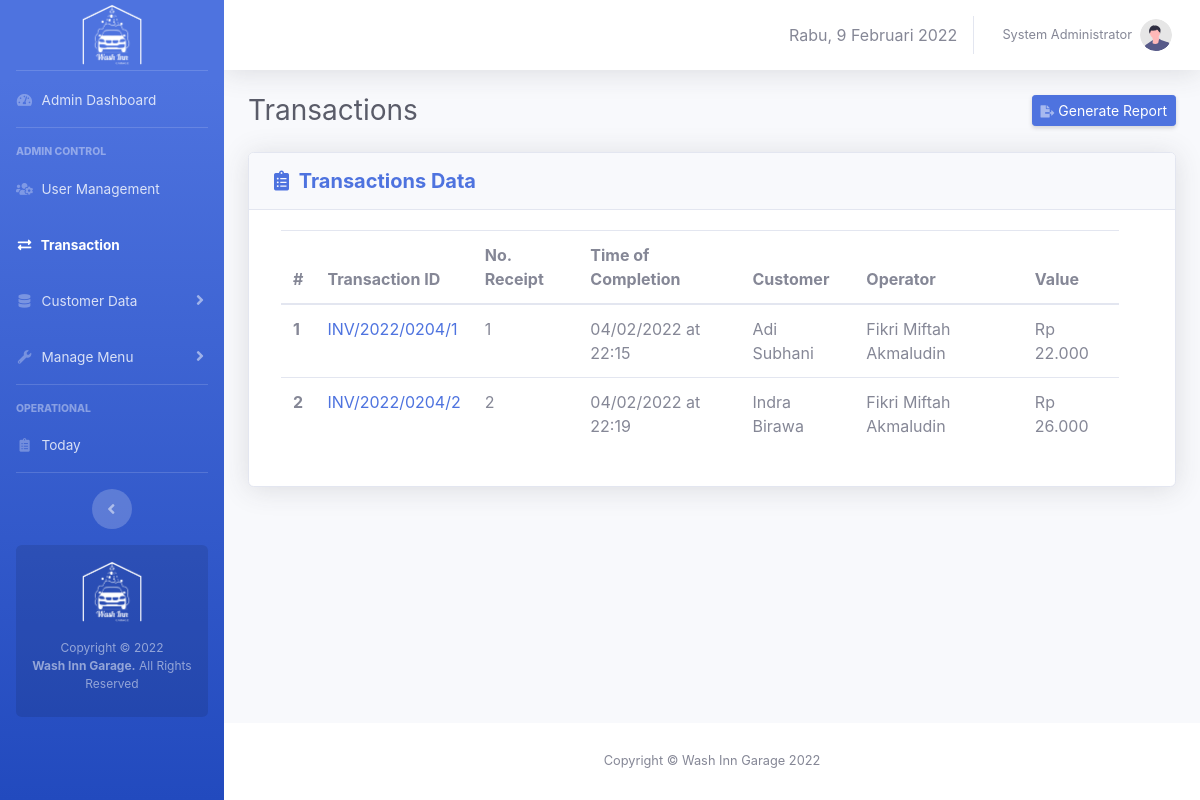
The page /admin/transactions.php (signed in) on the database as committed earlier.
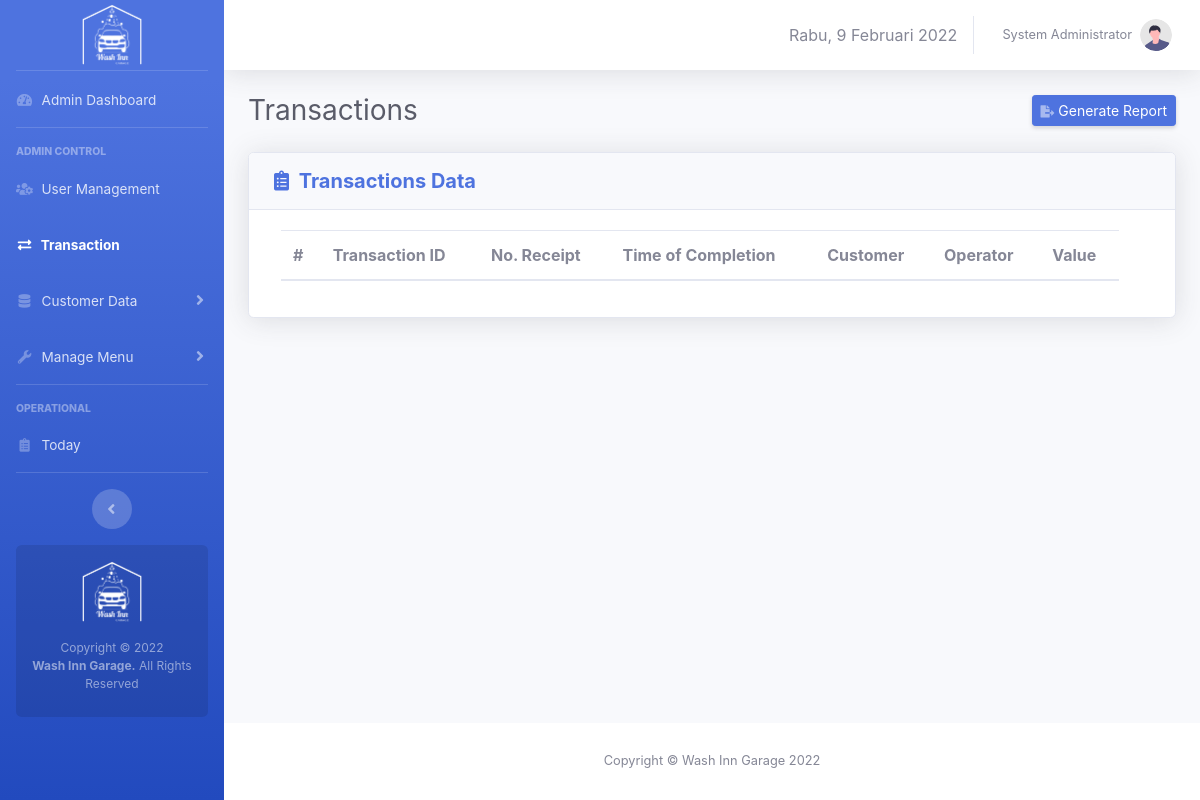
The same page on the database as committed later.
### tables this page shows
CREATE TABLE `transactions` (
  `id` int(20) NOT NULL,
  `invoice_number` varchar(50) NOT NULL,
  `receipt_number` varchar(15) DEFAULT NULL,
  `completedate` date DEFAULT NULL,
  `completetime` time DEFAULT NULL,
  `operator_name` varchar(100) DEFAULT NULL,
  `customer_name` varchar(100) NOT NULL,
  `trx_status` varchar(20) NOT NULL
);

### core/init.php (called while the page is built, shortened)
<?php
if (!empty($_SERVER['HTTPS']) && ('on' == $_SERVER['HTTPS'])) {
  $home = 'https://';
} else {
  $home = 'http://';
}
$home   .= $_SERVER['HTTP_HOST'] . '/washinngarage';
$assets  = $home . '/assets';

### admin/transactions.php (the view, shortened to what the changed rows need)
<?php
$query_getTrx = "SELECT * FROM transactions WHERE trx_status = 'completed'";
$execute_getTrx = mysqli_query($link, $query_getTrx);
include 'download-builder/daily-trx-download.php';
?>
<!DOCTYPE html>
<html>
<head>
    <link rel="stylesheet" type="text/css" href="<?= $assets ?>/css/sb-admin-2.min.css">
    <link href="<?= $assets ?>/vendor/fontawesome-free/css/all.min.css" rel="stylesheet" type="text/css">
    <link href="<?= $assets ?>/vendor/datatables/dataTables.bootstrap4.min.css" rel="stylesheet">
    <link rel="stylesheet" href="<?= $assets ?>/css/bootstrap-datepicker3.min.css">
</head>
<body id="page-top">
    <div id="wrapper">
        <div id="content-wrapper" class="d-flex flex-column">
            <div id="content">
                <div class="container-fluid">
                    <div class="d-sm-flex align-items-center justify-content-between mb-4">
                        <h1 class="h3 mb-0 text-gray-800">Transactions</h1>
                    </div>
                    <div class="row">
                        <div class="col-xl-12 col-lg-12" id="panelUtama">
                            <div class="card shadow mb-4">
                                <div class="card-body">
                                    <div class="row col-md-12">
                                        <div class="col-md-12" id="mainPanel">
                                            <div id="tableTransactions">
                                                <table class="table table-hover" id="tableTrx">
                                                    <thead>
                                                        <th>#</th>
                                                        <th>Transaction ID</th>
                                                        <th>No. Receipt</th>
                                                        <th>Time of Completion</th>
                                                        <th>Customer</th>
                                                        <th>Operator</th>
                                                        <th>Value</th>
                                                    </thead>
                                                    <tbody>
                                                        <?php
                                                        $i = 1;
                                                        while ($trx = mysqli_fetch_assoc($execute_getTrx)) {
                                                            $values = 0;
                                                            $trxID = $trx['id'];
                                                            $mdate = date_create($trx['completedate']);
                                                            $mtime = date_create($trx['completetime']);
                                                            $date = date_format($mdate, "d/m/Y");
                                                            $time = date_format($mtime, "H:i");
                                                            $completiontime =  $date . ' at ' . $time;
                                                            $query_getOrder = "SELECT * FROM orders WHERE trx_id = '$trxID' AND order_status = 'completed'";
                                                            $execute_getOrder = mysqli_query($link, $query_getOrder);
                                                            while ($order = mysqli_fetch_assoc($execute_getOrder)) {
                                                                $menuID = $order['menu_id'];
                                                                $query_getMenu = "SELECT * FROM menus WHERE id = '$menuID'";
                                                                $execute_getMenu = mysqli_query($link, $query_getMenu);
                                                                $menu = mysqli_fetch_assoc($execute_getMenu);
                                                                $qty = $order['amount'];
                                                                $price = $menu['price'];
                                                                $value = $price * $qty;
                                                                $values = $values + $value;
                                                            }
                                                            $values = 'Rp ' . number_format($values, 0, ',', '.');
                                                        ?>
                                                            <tr onclick="viewCompleteTrxDetail('<?= $trx['invoice_number'] ?>')" role="button">
                                                                <th><?= $i ?></th>
                                                                <td><a href="#" class="text-decoration-none"><?= $trx['invoice_number'] ?></a></td>
                                                                <td><?= $trx['receipt_number'] ?></td>
                                                                <td><?= $completiontime ?></td>
                                                                <td><?= $trx['customer_name'] ?></td>
                                                                <td><?= $trx['operator_name'] ?></td>
                                                                <td><?= $values ?></td>
                                                            </tr>
                                                        <?php
                                                            $i++;
                                                        }
                                                        ?>
                                                    </tbody>
                                                </table>
                                            </div>
                                        </div>
                                    </div>
                                </div>
                            </div>
                        </div>
                    </div>
                </div>
            </div>
        </div>
    </div>
</body>
</html>

Rows that differ between the two databases and show on the page:
removed transactions: invoice_number "INV/2022/0204/1", receipt_number "1", completiontime "04/02/2022 at 22:15", customer_name "Adi Subhani", operator_name "Fikri Miftah Akmaludin", values "Rp 22.000"
removed transactions: invoice_number "INV/2022/0204/2", receipt_number "2", completiontime "04/02/2022 at 22:19", customer_name "Indra Birawa", operator_name "Fikri Miftah Akmaludin", values "Rp 26.000"
